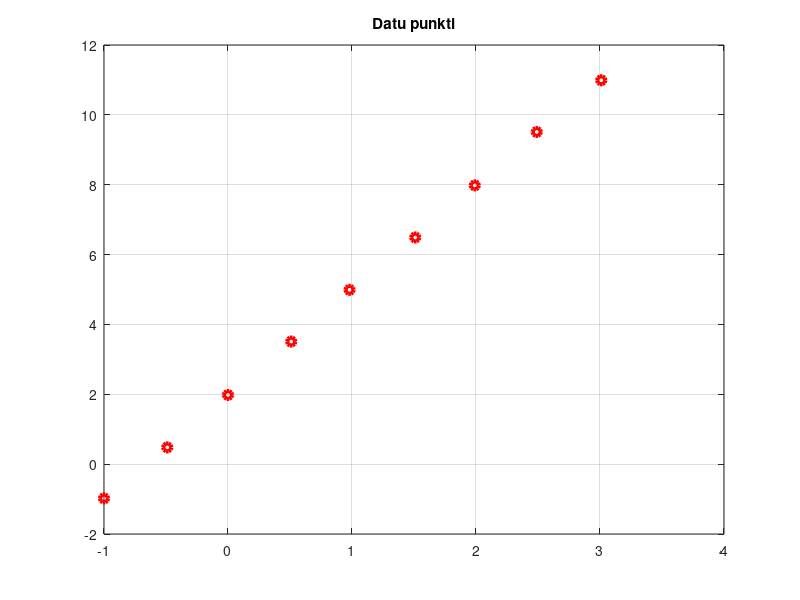

Reproduce this figure in MATLAB. (Note: this script raises an error after producing the figure.)
clc, clearvars, close all, format short

xpoints = [-1.0 -0.49 0 0.51 0.98 1.51 1.99 2.49 3.01]';
ypoints = [-0.98 0.48 1.98 3.51 4.99 6.49 7.98 9.51 10.99]';

figure
plot(xpoints, ypoints, 'or', 'LineWidth', 3)
grid on, title('Datu punkti')

max_karta = 4;
adj  = zeros(1, max_karta);
rmse = zeros(1, max_karta);

for n = 1:max_karta
    poly_value = sprintf('poly%d', n);
    [p, reg] = fit(xpoints, ypoints, poly_value)

    p = polyfit(xpoints, ypoints, n);
    xx = linspace(min(xpoints), max(xpoints), 1000);
    yapprox = polyval(p, xx);

    figure
    plot(xpoints, ypoints, 'or', xx, yapprox, 'k', 'LineWidth', 3)
    legend('data', 'fitted curve'), grid on
    title(sprintf('Aproksimācija ar %d kārtas polinomu', n))

    fun_prob1(p);

    adj(n)  = reg.adjrsquare;
    rmse(n) = reg.rmse;
end


[~, order] = sortrows([-adj(:), rmse(:)]);
best_n = order(1);

fprintf('\n Vislabākā aproksimācija ir %d. kārtas polinoms ',best_n)

function fun_prob1(koef)
 m = length(koef); n = m-1;
 fprintf('\n Atbilde. %.0f. kārtas polinoms: \n ', n)
 for i = 1:m
   if koef(i) < 0, fprintf(' %.4fx^%.0f', koef(i), n);
   else,            fprintf(' +%.4fx^%.0f', koef(i), n);
   end
   n = n-1;
 end
 fprintf('\n')
end
